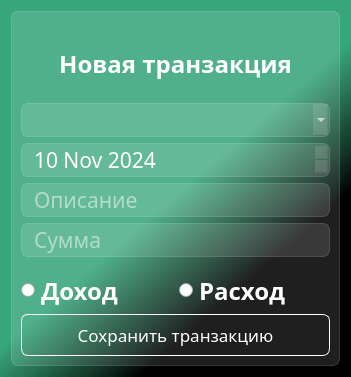
<?xml version="1.0" encoding="UTF-8"?>
<ui version="4.0">
 <class>tr_dialog</class>
 <widget class="QDialog" name="tr_dialog">
  <property name="geometry">
   <rect>
    <x>0</x>
    <y>0</y>
    <width>351</width>
    <height>377</height>
   </rect>
  </property>
  <property name="windowTitle">
   <string>Transaction</string>
  </property>
  <property name="styleSheet">
   <string notr="true">background-color: qlineargradient(spread:reflect, x1:0, y1:0, x2:0.767363, y2:0.937, stop:0.590909 rgba(56, 166, 123, 255), stop:0.846591 rgba(0, 0, 0, 236));
font: Noto Sans;</string>
  </property>
  <layout class="QVBoxLayout" name="verticalLayout_2">
   <item>
    <widget class="QFrame" name="tr_frame">
     <property name="styleSheet">
      <string notr="true">background-color: rgba(255, 255, 255, 30);
border: 1px solid rgba(255, 255, 255, 40);
border-radius: 7px;</string>
     </property>
     <property name="frameShape">
      <enum>QFrame::StyledPanel</enum>
     </property>
     <property name="frameShadow">
      <enum>QFrame::Raised</enum>
     </property>
     <layout class="QVBoxLayout" name="verticalLayout">
      <item>
       <widget class="QLabel" name="tr_lbl">
        <property name="styleSheet">
         <string notr="true">color: white;
font-size: 18pt;
background-color: none;
border: none;
font-weight: bold;
padding-top: 10px;</string>
        </property>
        <property name="text">
         <string>Новая транзакция</string>
        </property>
        <property name="alignment">
         <set>Qt::AlignCenter</set>
        </property>
       </widget>
      </item>
      <item>
       <widget class="QComboBox" name="cb_choose_category">
        <property name="styleSheet">
         <string notr="true">QComboBox {
font-size: 16pt;
color: white;
}


QComboBox QListView {
font-size: 16px;
background-color: gray;
color: white;
}

QComboBox::drop-down {
color: green;
}</string>
        </property>
        <property name="editable">
         <bool>false</bool>
        </property>
        <property name="currentText">
         <string/>
        </property>
        <property name="currentIndex">
         <number>-1</number>
        </property>
        <property name="duplicatesEnabled">
         <bool>false</bool>
        </property>
        <property name="frame">
         <bool>true</bool>
        </property>
       </widget>
      </item>
      <item>
       <widget class="QDateEdit" name="dateEdit">
        <property name="styleSheet">
         <string notr="true">font-size: 16pt;
color: white;
padding-left: 10px;</string>
        </property>
        <property name="date">
         <date>
          <year>2024</year>
          <month>11</month>
          <day>10</day>
         </date>
        </property>
       </widget>
      </item>
      <item>
       <widget class="QLineEdit" name="le_description">
        <property name="styleSheet">
         <string notr="true">font-size: 16pt;
color: white;
padding-left: 10px;</string>
        </property>
        <property name="placeholderText">
         <string>Описание</string>
        </property>
       </widget>
      </item>
      <item>
       <widget class="QLineEdit" name="le_balance">
        <property name="styleSheet">
         <string notr="true">font-size: 16pt;
color: white;
padding-left: 10px;</string>
        </property>
        <property name="placeholderText">
         <string>Сумма</string>
        </property>
       </widget>
      </item>
      <item>
       <layout class="QHBoxLayout" name="horizontalLayout">
        <property name="spacing">
         <number>6</number>
        </property>
        <item>
         <widget class="QRadioButton" name="rb_income">
          <property name="maximumSize">
           <size>
            <width>16777215</width>
            <height>16777215</height>
           </size>
          </property>
          <property name="styleSheet">
           <string notr="true">color: white;
font-size: 18pt;
background-color: none;
border: none;
font-weight: bold;
padding-top: 10px;</string>
          </property>
          <property name="text">
           <string>Доход</string>
          </property>
         </widget>
        </item>
        <item>
         <widget class="QRadioButton" name="rb_outcome">
          <property name="styleSheet">
           <string notr="true">color: white;
font-size: 18pt;
background-color: none;
border: none;
font-weight: bold;
padding-top: 10px;</string>
          </property>
          <property name="text">
           <string>Расход</string>
          </property>
         </widget>
        </item>
       </layout>
      </item>
      <item>
       <widget class="QPushButton" name="btn_new_transaction">
        <property name="styleSheet">
         <string notr="true">QPushButton {
color: white;
font-size: 13pt;
background-color: none;
border: 1px solid white;
border-top-left-radius: 7px;
height: 40px;
}
QPushButton:hover {
background-color: rgba(255, 255, 255, 30)

}
QPushButton:pressed {
background-color: rgba(255, 255, 255, 70)
}</string>
        </property>
        <property name="text">
         <string>Сохранить транзакцию</string>
        </property>
        <property name="icon">
         <iconset resource="resourse_new_tr_dialog.qrc">
          <normaloff>:/icon/icons/add_24dp_FFFFFF_FILL0_wght400_GRAD0_opsz24.svg</normaloff>:/icon/icons/add_24dp_FFFFFF_FILL0_wght400_GRAD0_opsz24.svg</iconset>
        </property>
        <property name="iconSize">
         <size>
          <width>25</width>
          <height>25</height>
         </size>
        </property>
       </widget>
      </item>
     </layout>
    </widget>
   </item>
  </layout>
 </widget>
 <resources>
  <include location="resourse_new_tr_dialog.qrc"/>
 </resources>
 <connections/>
</ui>
